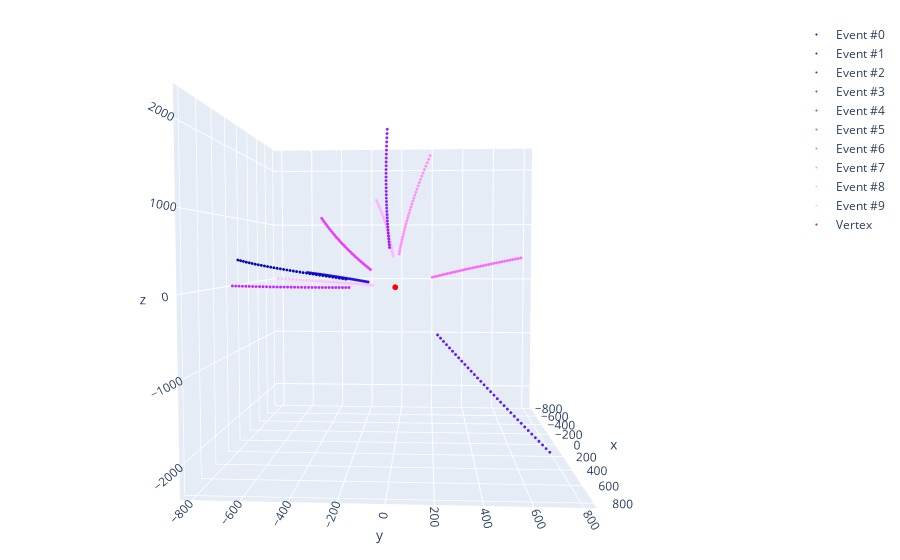

Notebook code for this chart:
### Code cell
draw_event(
    hits=hits,
    fakes=None,
    vertex=event.vertex.numpy,
    labels=labels,
)
